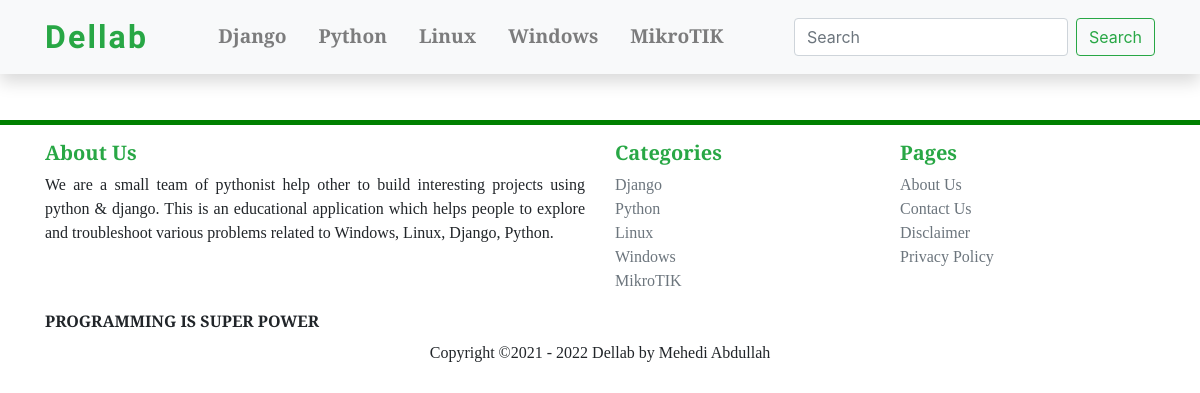
/mikrotik/, run on an earlier commit of the app's database.
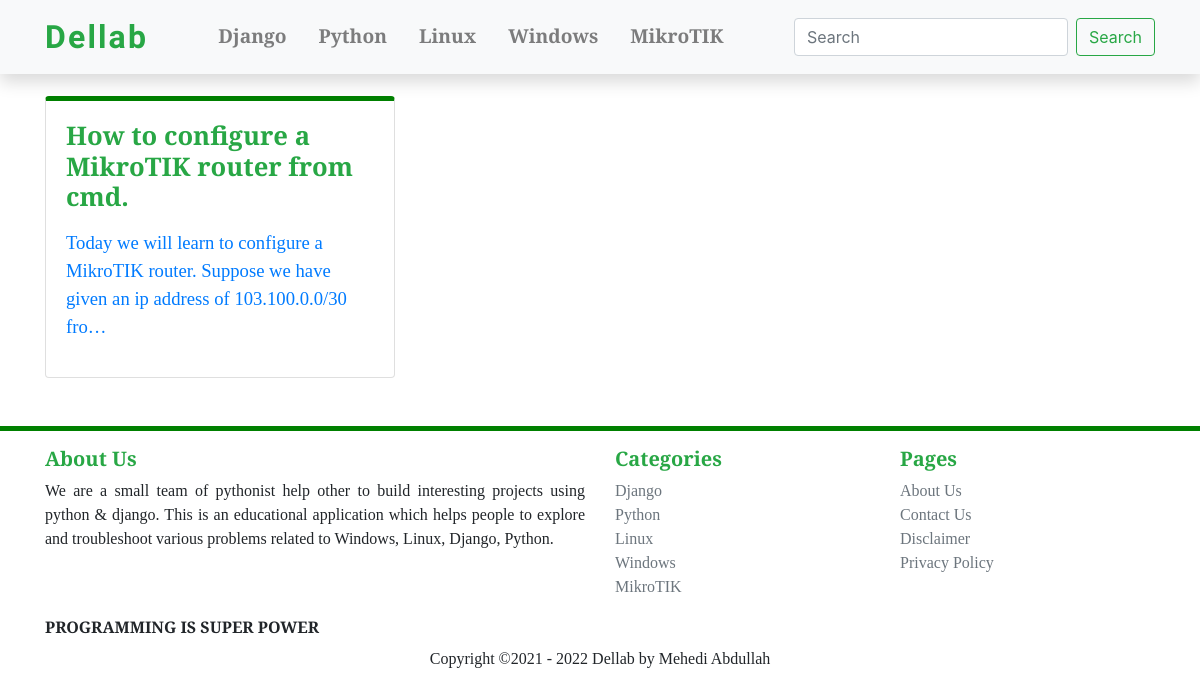
And on a later commit of the database.
### blog/models.py (models this page shows, shortened)
class Blog(models.Model):
    title = models.TextField(unique=True, max_length=987)
    writer = models.ForeignKey(User, on_delete=models.CASCADE, null=True, default=1)
    updated = models.DateField(auto_now=True, auto_now_add=False)
    timestamp = models.DateTimeField(auto_now=False, auto_now_add=True)
    category = models.ForeignKey(Category, on_delete=models.CASCADE)
    content = HTMLField()
    slug = models.SlugField(blank=True, max_length=987)
    def get_absolute_url(self):
        return reverse("details", kwargs={"id": self.id, 'slug': self.slug})

### blog/views.py (the view)
# urls.py: path('mikrotik/', views.mikrotik_index, name='mikrotik_index'),
def mikrotik_index(request):
    mikrotik = Blog.objects.filter(Q(category__title__contains ='mikrotik'))
    return render(request, 'mikrotik/index.html', {'windows': mikrotik })

### templates/mikrotik/index.html (shortened to what this page needs)
{% extends 'master.html' %}
{% block main %}
    <div class="container mt-5">
        <div class="row">
            {% for windows in windows %}
                <div class="col-md-4 mt-5">
                    <div class="card h-100" style=" font-family: 'Averia Serif Libre', cursive; border-top: 5px solid green; border-radius:1.6 rem">
                        <a href={{ windows.get_absolute_url }} " style='text-decoration: none;'>
                            <div class="card-body">
                                <h5 class="card-title text-success text-align-center font-weight-bold" style='font-size: 1.6rem; justify-content: center'> {{ windows.title|safe }}</h5>
                                <p class="card-text text-secondary" style='font-size: 1.3rem; justify: center'>{{windows.content|truncatechars:144|safe}}</p>
                            </div>
                        </a>
                    </div>
                </div>
            {% empty %}
                No Post Found
            {% endfor %}
        </div>
    </div>
{% endblock main %}

What changed in the data, as far as the page shows it:
added Blog: title "How to configure a MikroTIK router from cmd.", content "Today we will learn to configure a MikroTIK router. Suppose we have given an ip address of 103.100.0.0/30 fro…"
